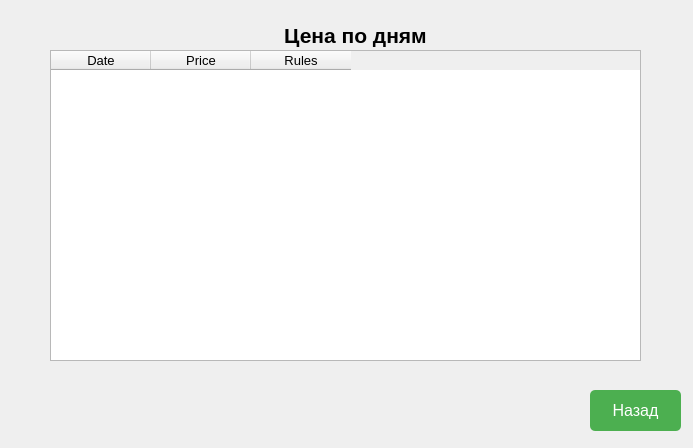
<?xml version="1.0" encoding="UTF-8"?>
<ui version="4.0">
 <class>Dialog</class>
 <widget class="QDialog" name="Dialog">
  <property name="geometry">
   <rect>
    <x>0</x>
    <y>0</y>
    <width>693</width>
    <height>448</height>
   </rect>
  </property>
  <property name="windowTitle">
   <string>Dialog</string>
  </property>
  <widget class="QTableWidget" name="tableWidget">
   <property name="geometry">
    <rect>
     <x>50</x>
     <y>50</y>
     <width>591</width>
     <height>311</height>
    </rect>
   </property>
   <property name="font">
    <font>
     <pointsize>10</pointsize>
    </font>
   </property>
   <column>
    <property name="text">
     <string>Date</string>
    </property>
   </column>
   <column>
    <property name="text">
     <string>Price</string>
    </property>
   </column>
   <column>
    <property name="text">
     <string>Rules</string>
    </property>
   </column>
  </widget>
  <widget class="QPushButton" name="pushButton">
   <property name="geometry">
    <rect>
     <x>590</x>
     <y>390</y>
     <width>91</width>
     <height>41</height>
    </rect>
   </property>
   <property name="font">
    <font>
     <pointsize>12</pointsize>
    </font>
   </property>
   <property name="text">
    <string>Назад</string>
   </property>
   <property name="styleSheet">
    <string notr="true">QPushButton {
     background-color: #4CAF50;
     color: white;
     border: none;
     border-radius: 5px;
     padding: 10px 20px;
    }
    QPushButton:hover {
     background-color: #45a049;
    }
    </string>
   </property>
  </widget>
  <widget class="QLabel" name="label">
   <property name="geometry">
    <rect>
     <x>280</x>
     <y>20</y>
     <width>151</width>
     <height>31</height>
    </rect>
   </property>
   <property name="font">
    <font>
     <pointsize>16</pointsize>
     <weight>75</weight>
     <bold>true</bold>
    </font>
   </property>
   <property name="text">
    <string>Цена по дням</string>
   </property>
   <property name="alignment">
    <set>Qt::AlignCenter</set>
   </property>
  </widget>
 </widget>
 <resources/>
 <connections/>
</ui>
